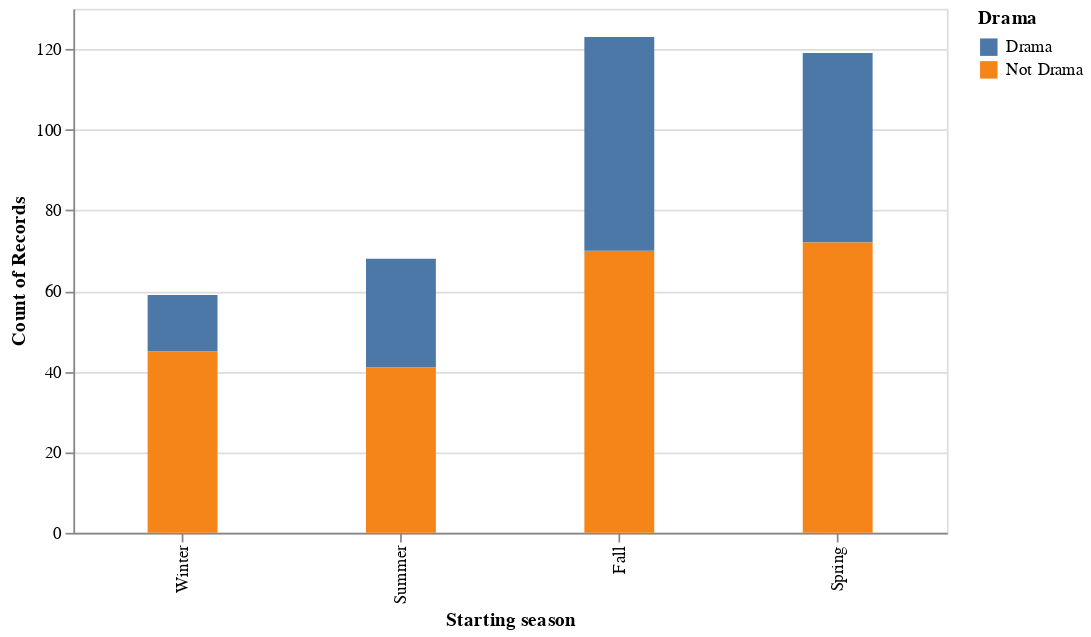

This figure's notebook cell:
### Code cell
X = 'Starting season'
factor = "Drama"

df[factor] = df["Genres"].map(lambda x: factor if factor in x else "Not " + factor)

alt.Chart(df).mark_bar(size = 40).encode(
   x = alt.X(X, sort = ["Winter","Summer","Fall","Spring"]),
    y = 'count()',
    color = factor,
).properties(
    width = 500,
    height = 300
)

### Figure 1 — Vega-Lite specification as saved in the notebook (floating-point values rounded to 4 significant figures; data arrays with more than 128 entries replaced by an {"elided": "..."} marker saying what was removed)
{"config": {"view": {"continuousWidth": 400, "continuousHeight": 300}}, "data": {"name": "data-5c975f9fdb3c03b2d6f3c18cdf756b54"}, "mark": {"type": "bar", "size": 40}, "encoding": {"color": {"type": "nominal", "field": "Drama"}, "x": {"type": "nominal", "field": "Starting season", "sort": ["Winter", "Summer", "Fall", "Spring"]}, "y": {"type": "quantitative", "aggregate": "count"}}, "height": 300, "width": 500, "$schema": "https://vega.github.io/schema/vega-lite/v4.8.1.json", "datasets": {"data-5c975f9fdb3c03b2d6f3c18cdf756b54": {"elided": "369 records"}}}
